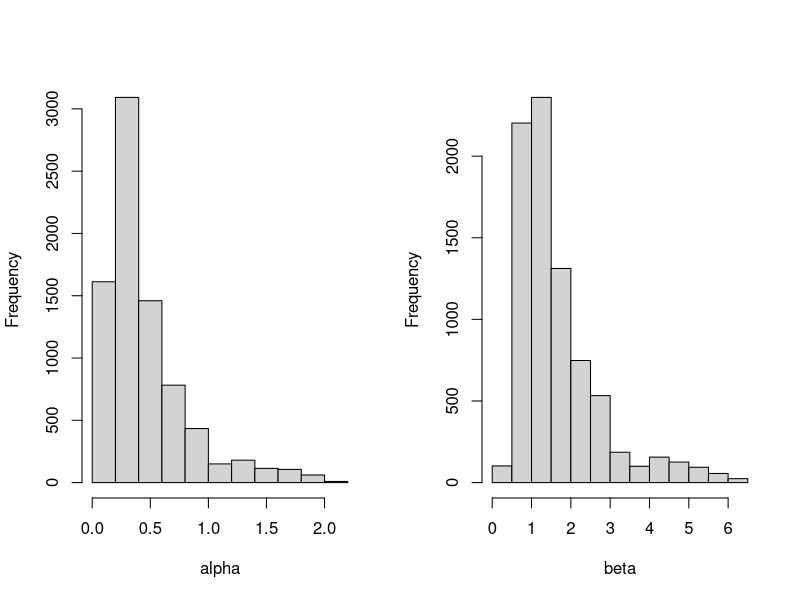
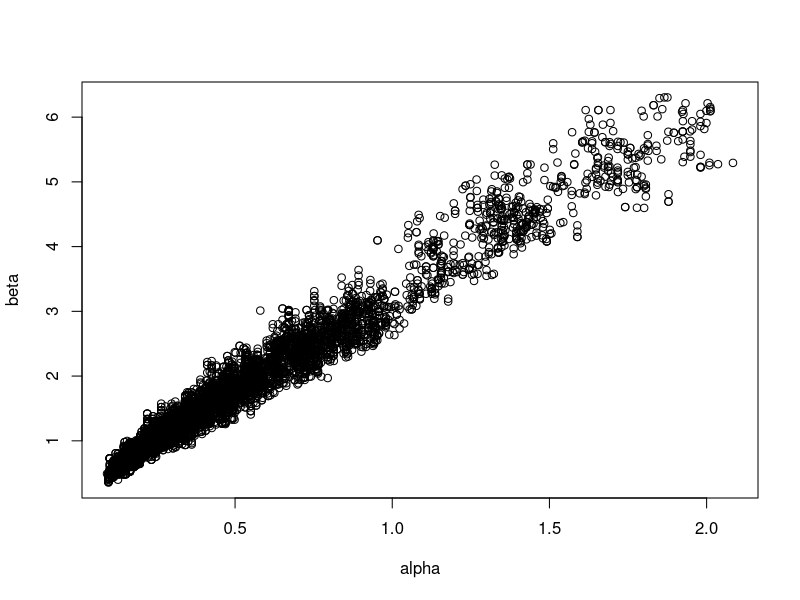
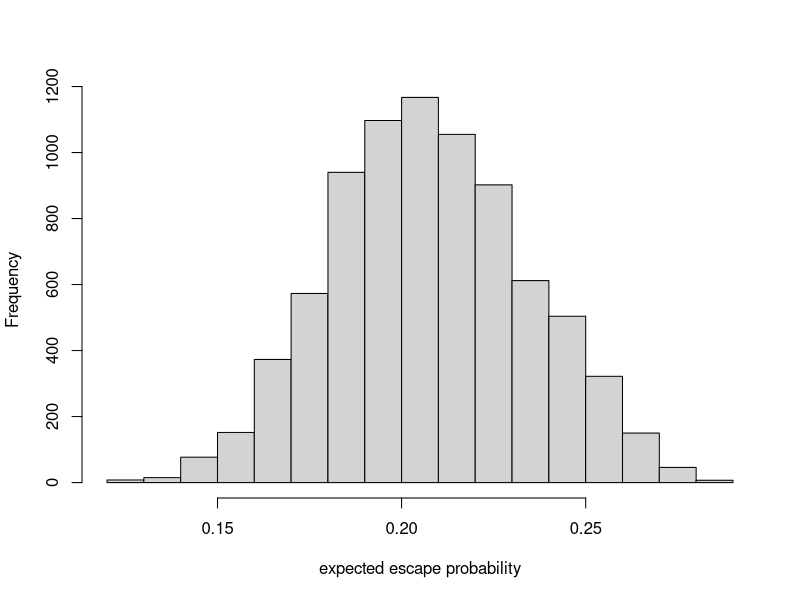
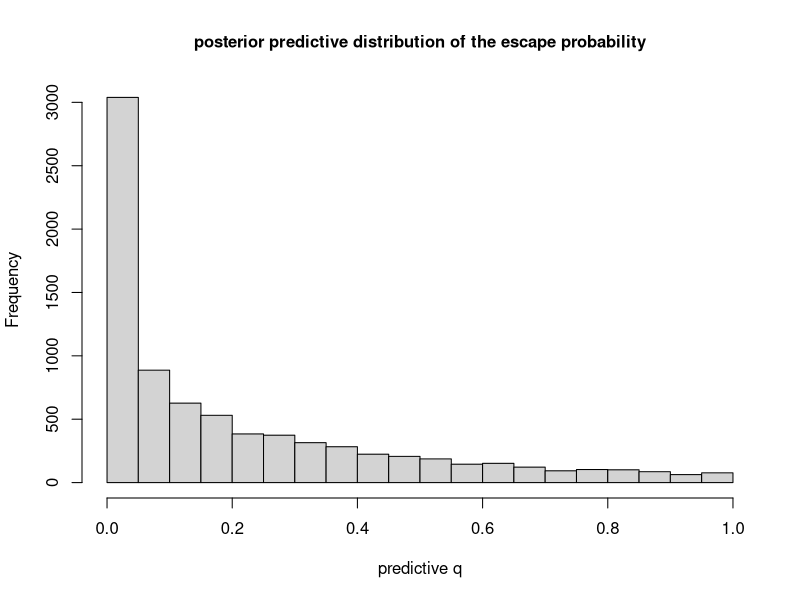

Write the R code that produced these figures, in order.
#########################################################################
# This script provides routines to draw samples from the joint posterior 
# distribution of the two parameters ('alpha' and 'beta') in the hierarchical 
# chain binomial model for the measles outbreak data. In addition to 'alpha' and
# 'beta', the model unknowns include the household-specific escape probabilities 
# and the unknown chain identity in households with outbreak size 3.  
#
#  (n1^j,n11^j,n111^j,n12^j)| q_j ~ Multinom(q_j^2,2q_j^2p_j,2q_jp_j^2,p_j^2)
#  q_j| alpha, beta               ~ Beta(alpha,beta)
#  (al,be)                        ~(alpha+beta)^(-5/2) (cf. the lecture notes)
#
# Last updated July 12, 2018
##########################################################################

propose.par = function(cur.par,prop.unif,delta.w){
# This function samples a new candidate value symmetrically 
# around the current value of the parameter iterate
  
  return(cur.par + (0.5-prop.unif)*delta.w)
  }

log.likelihood = function(my.al,my.be,q.vec){
# This function calculates the value of the log-likelihood 
# function of the two parameters (alpha and beta), based on 
# the current iterates of the household-specific escape probabilities
#
# INPUT my.al = parameter alpha
#       my.be = parameter beta
#       q.vec = a vector of household-specific escape probabilities

#original is product 'sum' of beta density, so getting q given current alpha and beta
 return(sum(log(dbeta(q.vec,my.al,my.be))))
 }

chain_hierarchical = function(mcmc.size){
# This is the main sampling routine. The data, the parameters of the 
# prior distributon and the 'tuning parameters' (= the proposal window widths)
# are hard-wired in this code. In addition to the two model parameters (alpha and beta), 
# the algorithm draws samples of the 334 escape probabilities and 
# the unknown realisations of transmission chains in the 275 households with 
# the final number infected as 3. In its current form, only the samples of alpha and beta 
# are returned as output from this function.
#
# INPUT mcmc.size = the number of MCMC iterations to be sampled
#
# OUTPUT chain_hierarchical = the MCMC sample of parameters 'alpha' and 'beta'
#                             of the Beta distribution for household specific
#                             escape probabilities

# Tuning parameters: the widths of the proposal windows
delta.alpha = 0.25 # for parameter alpha
delta.beta  = 0.40 # for parameter beta

# Step (a): Reserve space for the MCMC samples
al      = rep(0,mcmc.size)
be      = rep(0,mcmc.size)
q       = matrix(0,nrow=mcmc.size,ncol=334)
n111    = matrix(0,nrow=mcmc.size,ncol=275)

# Step (b): Initialize
cur.alpha = 1
cur.beta  = 1

al[1]    = cur.alpha
be[1]    = cur.beta
q[1,]    = rep(0.5,334)
n111[1,] = rbinom(275,1,2*0.5/(2*0.5+1))

# The observations
n1  = 34   # frequency of chain 1
n11 = 25   # frequency of chain 1->1
N3  = 275  # frequency of chains of size 3 (i.e., 1->2 or 1->1->1)

# Draw MCMC samples
for (i in 2:mcmc.size){

 ####################################################
 # Step (c): Update the household-specific escape probabilities
 #           through Gibbs steps
 ####################################################
 # households with chain 1
 for (j in 1:n1){
   q[i,j] = rbeta(1,2+cur.alpha,cur.beta) 
   }

 # households with chain 1->1
 for (j in 1:n11){
   q[i,j+n1] = rbeta(1,2+cur.alpha,1+cur.beta)
   }

 # households with chain 1->1->1 or 1->2
 # N.B. In household j, the (current iterate of the) number 
 #      of escapes is equal to n111[i-1,j]
 for (j in 1:275){
   q[i,j+n1+n11] = rbeta(1,n111[i-1,j]+cur.alpha,2+cur.beta)
   }


 #############################################################
 # Step (d) Update the household-specific 'frequencies' of chain 1->1->1
 #          through Gibbs steps
 #############################################################
 for (j in 1:N3){ 
 
  # Draw a new iterate of n111 from its full conditional distribution
  n111[i,j] = rbinom(1,1,2*q[i,j+n1+n11]/(2*q[i,j+n1+n11]+1))
  }

 #################################################################
 # Step (e) Update parameter 'alpha' in a Metropolis-Hastings step
 #################################################################

 # Propose a new value for parameter alpha
 new.alpha = propose.par(cur.alpha,runif(1),delta.alpha)

 # If the proposed value if within the range of the parameter 
 if (new.alpha >0){

   # The log acceptance ratio = the log likelihood ratio   
   log.likeratio.alpha = log.likelihood(new.alpha,cur.beta,q[i,]) - log.likelihood(cur.alpha,cur.beta,q[i,]) 

   # The log acceptance ratio = the log-posterior ratio (since a symmetric proposals are being made)
   log.acc.alpha = log.likeratio.alpha -(5/2)*log(new.alpha+cur.beta) + (5/2)*log(cur.alpha+cur.beta)
 
   # Metropolis step for alpha: determine whether the proposal is accepted
     if (log(runif(1)) < log.acc.alpha){
     cur.alpha = new.alpha
     }
   }

 #################################################################
 # Step (f): Update parameter 'beta' in a Metropolis-Hastings step
 #################################################################

 # Propose a new value for parameter beta
 new.beta  = propose.par(cur.beta,runif(1),delta.beta)

 # If the proposed value is withing the range of the parameter
 if (new.beta > 0) { 
  
   # The log likelihood ratio
   log.likeratio.beta = log.likelihood(cur.alpha,new.beta,q[i,]) - log.likelihood(cur.alpha,cur.beta,q[i,]) 
 
   # The log acceptance ratio = the log-posterior ratio (since a symmetric proposals are being made)
   log.acc.beta = log.likeratio.beta -(5/2)*log(cur.alpha+new.beta) + (5/2)*log(cur.alpha+cur.beta)
 
   # Metropolis step for beta: determine whether the proposal is accepted
   if (log(runif(1))< log.acc.beta){
      cur.beta = new.beta
      }
   }   

 ######################################################### 
 # Store the current iterates of parameters alpha and beta
 #########################################################
 al[i] = cur.alpha
 be[i] = cur.beta 
 
}

# The output: the MCMC samples
return(list(al=al,be=be))

}

# Call the main routine
mcmc.size = 10000
mcmc.sample = chain_hierarchical(mcmc.size)
mcmc.al = mcmc.sample$al
mcmc.be = mcmc.sample$be

# Discard burn-in samples
burn.in = 2000
mcmc.al = mcmc.al[(burn.in+1):mcmc.size]
mcmc.be = mcmc.be[(burn.in+1):mcmc.size]

# Plot the marginal posterior distributions of parameters alpha and beta
par(mfrow=c(1,2))
hist(mcmc.al,xlab='alpha',main='')
hist(mcmc.be,xlab='beta',main='')

# Plot the joint posterior distribution of alpha and beta
par(mfrow=c(1,1))
plot(mcmc.al,mcmc.be,xlab='alpha',ylab='beta')

# Plot the posterior distribution of the expected escape probability
hist(mcmc.al/(mcmc.al+ mcmc.be),breaks=20,xlab='expected escape probability',main='')

# Plot the posterior predictive distribution of the escape probability
qpost = rbeta((mcmc.size-burn.in),mcmc.al,mcmc.be)
hist(qpost,main="posterior predictive distribution of the escape probability",cex.main=1,xlab="predictive q",breaks=20)

